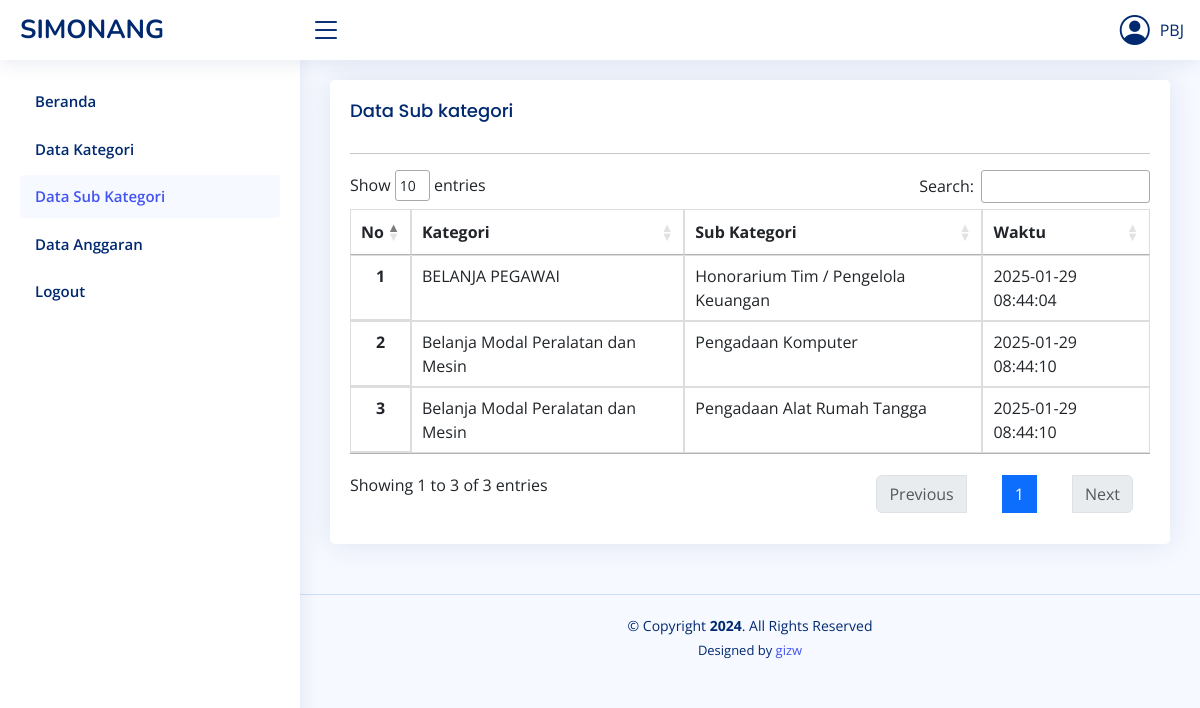
/sub_kategori.php (signed in), run on the app's committed database.
### tables this page shows
CREATE TABLE `sub_kategori` (
  `id_sub_kategori` int(11) NOT NULL,
  `id_kategori` int(11) NOT NULL,
  `nm_sub_kategori` varchar(100) NOT NULL,
  `waktu` timestamp NOT NULL DEFAULT current_timestamp() ON UPDATE current_timestamp()
);

CREATE TABLE `kategori` (
  `id_kategori` int(11) NOT NULL,
  `jns_kategori` varchar(50) NOT NULL,
  `nm_kategori` varchar(60) NOT NULL,
  `target` bigint(20) NOT NULL,
  `waktu` timestamp NOT NULL DEFAULT current_timestamp() ON UPDATE current_timestamp()
);

### sub_kategori.php (shortened to what this page needs)
<?php include('head.php'); ?>
<body>
    <?php include('side_bar.php'); ?>
    <main id="main" class="main">
        <section class="section">
            <div class="row">
                <div class="col-lg-12">
                    <div class="card">
                        <div class="card-body">
                            <h5 class="card-title">Data Sub kategori</h5>
                            <hr>
                             <div class="table-responsive">
                            <table class="table datatable">
                                <thead>
                                    <tr>
                                        <th scope="col">No</th>
                                        <th scope="col">Kategori</th>
                                        <th scope="col">Sub Kategori</th>
                                        <th scope="col">Waktu</th>
                                    </tr>
                                </thead>
                                <tbody>
                                    <?php
                                        require 'dbcon.php';
                                        $no = 1;
                                        $query = $conn->query("SELECT sub_kategori.*, kategori.* FROM sub_kategori JOIN kategori ON sub_kategori.id_kategori=kategori.id_kategori");
                                        while ($row = $query->fetch_array()) {
                                    ?>
                                    <tr>
                                        <th scope="row"><?php echo $no++; ?></th>
                                        <td><?php echo $row['nm_kategori']; ?></td>
                                        <td><?php echo $row['nm_sub_kategori']; ?></td>
                                        <td><?php echo $row['waktu']; ?></td>
                                    </tr>
                                    <?php
                                        }
                                    ?>
                                </tbody>
                            </table>
                        </div>
                        </div>
                    </div>
                </div>
            </div>
        </section>
    </main>
    <?php include('footer.php'); ?>
</body>
</html>

### assets/css/style.css (style rules this page uses)
:root { scroll-behavior: smooth; }
body { font-family: "Open Sans", sans-serif; background: #f6f9ff; color: #444444; }
h1, h2, h3, h4, h5, h6 { font-family: "Nunito", sans-serif; }
#main { margin-top: 60px; padding: 20px 30px; transition: all 0.3s; }
.card { margin-bottom: 30px; border: none; border-radius: 5px; box-shadow: 0px 0 30px rgba(1, 41, 112, 0.1); }
.card-title { padding: 20px 0 15px 0; font-size: 18px; font-weight: 500; color: #012970; font-family: "Poppins", sans-serif; }
.card-body { padding: 0 20px 20px 20px; }
@media (min-width: 1200px) { #main, #footer { margin-left: 300px; } }

### head.php (style rules this page uses)
table.datatable { border-collapse: collapse; }
table.datatable th, table.datatable td { border: 1px solid #ddd; padding: 8px; }
table.datatable th { font-weight: bold; border-bottom: 2px solid #ddd; text-align:center; }
table.datatable tr:nth-child(even) { background-color: #f9f9f9; }

### data on the page
sub_kategori: id_kategori.nm_kategori "BELANJA PEGAWAI", nm_sub_kategori "Honorarium Tim / Pengelola Keuangan", id_kategori.waktu "2025-01-29 08:44:04"
sub_kategori: id_kategori.nm_kategori "Belanja Modal Peralatan dan Mesin", nm_sub_kategori "Pengadaan Komputer", id_kategori.waktu "2025-01-29 08:44:10"
sub_kategori: id_kategori.nm_kategori "Belanja Modal Peralatan dan Mesin", nm_sub_kategori "Pengadaan Alat Rumah Tangga", id_kategori.waktu "2025-01-29 08:44:10"

### other printed values
$_SESSION['NAMA'] "PBJ"
